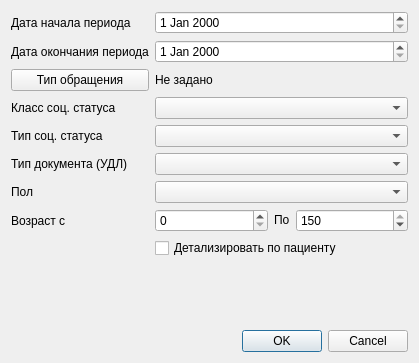
<?xml version="1.0" encoding="UTF-8"?>
<ui version="4.0">
 <class>FinanceReportByAidProfileAndSocStatusSetupDialog</class>
 <widget class="QDialog" name="FinanceReportByAidProfileAndSocStatusSetupDialog">
  <property name="geometry">
   <rect>
    <x>0</x>
    <y>0</y>
    <width>419</width>
    <height>363</height>
   </rect>
  </property>
  <property name="windowTitle">
   <string notr="true">Финансовый отчет по профилям мед. помощи и соц. статусу</string>
  </property>
  <layout class="QGridLayout" name="gridLayout">
   <item row="3" column="1" colspan="3">
    <widget class="CRBComboBox" name="cmbSocStatusClass"/>
   </item>
   <item row="4" column="1" colspan="3">
    <widget class="CRBComboBox" name="cmbSocStatusType"/>
   </item>
   <item row="7" column="0">
    <widget class="QLabel" name="lblAgeFrom">
     <property name="text">
      <string notr="true">Возраст с</string>
     </property>
    </widget>
   </item>
   <item row="7" column="1">
    <widget class="QSpinBox" name="edtAgeFrom">
     <property name="maximum">
      <number>150</number>
     </property>
    </widget>
   </item>
   <item row="6" column="1" colspan="3">
    <widget class="QComboBox" name="cmbSex">
     <item>
      <property name="text">
       <string notr="true"/>
      </property>
     </item>
     <item>
      <property name="text">
       <string notr="true">М</string>
      </property>
     </item>
     <item>
      <property name="text">
       <string notr="true">Ж</string>
      </property>
     </item>
    </widget>
   </item>
   <item row="3" column="0">
    <widget class="QLabel" name="lblSocStatusClass">
     <property name="text">
      <string notr="true">Класс соц. статуса</string>
     </property>
    </widget>
   </item>
   <item row="4" column="0">
    <widget class="QLabel" name="lblSocStatusType">
     <property name="text">
      <string notr="true">Тип соц. статуса</string>
     </property>
    </widget>
   </item>
   <item row="5" column="0">
    <widget class="QLabel" name="lblDocumentType">
     <property name="text">
      <string notr="true">Тип документа (УДЛ)</string>
     </property>
    </widget>
   </item>
   <item row="7" column="2">
    <widget class="QLabel" name="lblAgeTo">
     <property name="sizePolicy">
      <sizepolicy hsizetype="Fixed" vsizetype="Fixed">
       <horstretch>0</horstretch>
       <verstretch>0</verstretch>
      </sizepolicy>
     </property>
     <property name="text">
      <string notr="true">По</string>
     </property>
    </widget>
   </item>
   <item row="7" column="3">
    <widget class="QSpinBox" name="edtAgeTo">
     <property name="maximum">
      <number>150</number>
     </property>
     <property name="value">
      <number>150</number>
     </property>
    </widget>
   </item>
   <item row="6" column="0">
    <widget class="QLabel" name="lblSex">
     <property name="text">
      <string notr="true">Пол</string>
     </property>
    </widget>
   </item>
   <item row="10" column="0" colspan="4">
    <widget class="QDialogButtonBox" name="buttonBox">
     <property name="orientation">
      <enum>Qt::Horizontal</enum>
     </property>
     <property name="standardButtons">
      <set>QDialogButtonBox::Cancel|QDialogButtonBox::Ok</set>
     </property>
    </widget>
   </item>
   <item row="1" column="1" colspan="3">
    <widget class="CDateEdit" name="edtEndDate"/>
   </item>
   <item row="8" column="1" colspan="3">
    <widget class="QCheckBox" name="chkDetailByClient">
     <property name="text">
      <string notr="true">Детализировать по пациенту</string>
     </property>
    </widget>
   </item>
   <item row="5" column="1" colspan="3">
    <widget class="CRBComboBox" name="cmbDocumentType"/>
   </item>
   <item row="0" column="0">
    <widget class="QLabel" name="lblBegDate">
     <property name="text">
      <string notr="true">Дата начала периода</string>
     </property>
    </widget>
   </item>
   <item row="0" column="1" colspan="3">
    <widget class="CDateEdit" name="edtBegDate"/>
   </item>
   <item row="1" column="0">
    <widget class="QLabel" name="lblEndDate">
     <property name="text">
      <string notr="true">Дата окончания периода</string>
     </property>
    </widget>
   </item>
   <item row="9" column="0" colspan="4">
    <spacer name="verticalSpacer">
     <property name="orientation">
      <enum>Qt::Vertical</enum>
     </property>
     <property name="sizeHint" stdset="0">
      <size>
       <width>20</width>
       <height>40</height>
      </size>
     </property>
    </spacer>
   </item>
   <item row="2" column="1" colspan="3">
    <widget class="QLabel" name="lblEventTypeList">
     <property name="text">
      <string notr="true">Не задано</string>
     </property>
     <property name="wordWrap">
      <bool>true</bool>
     </property>
    </widget>
   </item>
   <item row="2" column="0">
    <widget class="QPushButton" name="btnEventTypeList">
     <property name="text">
      <string notr="true">Тип обращения</string>
     </property>
    </widget>
   </item>
  </layout>
  <zorder>lblAgeTo</zorder>
  <zorder>buttonBox</zorder>
  <zorder>lblBegDate</zorder>
  <zorder>lblEndDate</zorder>
  <zorder>edtBegDate</zorder>
  <zorder>edtEndDate</zorder>
  <zorder>lblSocStatusClass</zorder>
  <zorder>cmbSocStatusClass</zorder>
  <zorder>lblSocStatusType</zorder>
  <zorder>cmbSocStatusType</zorder>
  <zorder>lblDocumentType</zorder>
  <zorder>cmbDocumentType</zorder>
  <zorder>lblSex</zorder>
  <zorder>cmbSex</zorder>
  <zorder>lblAgeFrom</zorder>
  <zorder>edtAgeFrom</zorder>
  <zorder>edtAgeTo</zorder>
  <zorder>chkDetailByClient</zorder>
  <zorder>verticalSpacer</zorder>
  <zorder>lblEventTypeList</zorder>
  <zorder>btnEventTypeList</zorder>
 </widget>
 <customwidgets>
  <customwidget>
   <class>CDateEdit</class>
   <extends>QDateEdit</extends>
   <header>library/DateEdit</header>
  </customwidget>
  <customwidget>
   <class>CRBComboBox</class>
   <extends>QComboBox</extends>
   <header>library/crbcombobox</header>
  </customwidget>
 </customwidgets>
 <tabstops>
  <tabstop>edtBegDate</tabstop>
  <tabstop>edtEndDate</tabstop>
  <tabstop>btnEventTypeList</tabstop>
  <tabstop>cmbSocStatusClass</tabstop>
  <tabstop>cmbSocStatusType</tabstop>
  <tabstop>cmbDocumentType</tabstop>
  <tabstop>cmbSex</tabstop>
  <tabstop>edtAgeFrom</tabstop>
  <tabstop>edtAgeTo</tabstop>
  <tabstop>chkDetailByClient</tabstop>
  <tabstop>buttonBox</tabstop>
 </tabstops>
 <resources/>
 <connections>
  <connection>
   <sender>buttonBox</sender>
   <signal>accepted()</signal>
   <receiver>FinanceReportByAidProfileAndSocStatusSetupDialog</receiver>
   <slot>accept()</slot>
   <hints>
    <hint type="sourcelabel">
     <x>248</x>
     <y>254</y>
    </hint>
    <hint type="destinationlabel">
     <x>157</x>
     <y>274</y>
    </hint>
   </hints>
  </connection>
  <connection>
   <sender>buttonBox</sender>
   <signal>rejected()</signal>
   <receiver>FinanceReportByAidProfileAndSocStatusSetupDialog</receiver>
   <slot>reject()</slot>
   <hints>
    <hint type="sourcelabel">
     <x>316</x>
     <y>260</y>
    </hint>
    <hint type="destinationlabel">
     <x>286</x>
     <y>274</y>
    </hint>
   </hints>
  </connection>
 </connections>
</ui>
